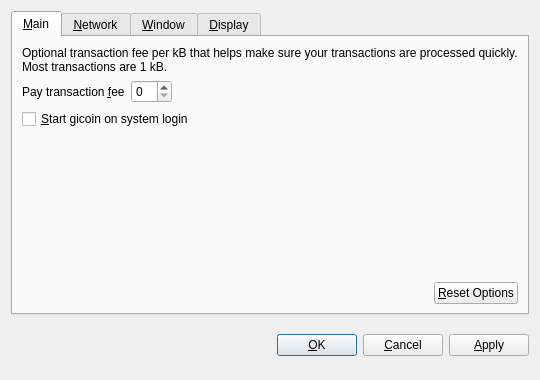
<?xml version="1.0" encoding="UTF-8"?>
<ui version="4.0">
 <class>OptionsDialog</class>
 <widget class="QDialog" name="OptionsDialog">
  <property name="geometry">
   <rect>
    <x>0</x>
    <y>0</y>
    <width>540</width>
    <height>380</height>
   </rect>
  </property>
  <property name="windowTitle">
   <string>Options</string>
  </property>
  <property name="modal">
   <bool>true</bool>
  </property>
  <layout class="QVBoxLayout" name="verticalLayout">
   <item>
    <widget class="QTabWidget" name="tabWidget">
     <property name="tabPosition">
      <enum>QTabWidget::North</enum>
     </property>
     <property name="currentIndex">
      <number>0</number>
     </property>
     <widget class="QWidget" name="tabMain">
      <attribute name="title">
       <string>&amp;Main</string>
      </attribute>
      <layout class="QVBoxLayout" name="verticalLayout_Main">
       <item>
        <widget class="QLabel" name="transactionFeeInfoLabel">
         <property name="text">
          <string>Optional transaction fee per kB that helps make sure your transactions are processed quickly. Most transactions are 1 kB.</string>
         </property>
         <property name="textFormat">
          <enum>Qt::PlainText</enum>
         </property>
         <property name="wordWrap">
          <bool>true</bool>
         </property>
        </widget>
       </item>
       <item>
        <layout class="QHBoxLayout" name="horizontalLayout_1_Main">
         <item>
          <widget class="QLabel" name="transactionFeeLabel">
           <property name="text">
            <string>Pay transaction &amp;fee</string>
           </property>
           <property name="textFormat">
            <enum>Qt::PlainText</enum>
           </property>
           <property name="buddy">
            <cstring>transactionFee</cstring>
           </property>
          </widget>
         </item>
         <item>
          <widget class="BitcoinAmountField" name="transactionFee"/>
         </item>
         <item>
          <spacer name="horizontalSpacer_1_Main">
           <property name="orientation">
            <enum>Qt::Horizontal</enum>
           </property>
           <property name="sizeHint" stdset="0">
            <size>
             <width>40</width>
             <height>20</height>
            </size>
           </property>
          </spacer>
         </item>
        </layout>
       </item>
       <item>
        <widget class="QCheckBox" name="bitcoinAtStartup">
         <property name="toolTip">
          <string>Automatically start gicoin after logging in to the system.</string>
         </property>
         <property name="text">
          <string>&amp;Start gicoin on system login</string>
         </property>
        </widget>
       </item>
       <item>
        <spacer name="verticalSpacer_Main">
         <property name="orientation">
          <enum>Qt::Vertical</enum>
         </property>
         <property name="sizeHint" stdset="0">
          <size>
           <width>20</width>
           <height>40</height>
          </size>
         </property>
        </spacer>
       </item>
       <item>
        <layout class="QHBoxLayout" name="horizontalLayout_2_Main">
         <item>
          <spacer name="horizontalSpacer_2_Main">
           <property name="orientation">
            <enum>Qt::Horizontal</enum>
           </property>
           <property name="sizeHint" stdset="0">
            <size>
             <width>40</width>
             <height>20</height>
            </size>
           </property>
          </spacer>
         </item>
         <item>
          <widget class="QPushButton" name="resetButton">
           <property name="toolTip">
            <string>Reset all client options to default.</string>
           </property>
           <property name="text">
            <string>&amp;Reset Options</string>
           </property>
           <property name="autoDefault">
            <bool>false</bool>
           </property>
          </widget>
         </item>
        </layout>
       </item>
      </layout>
     </widget>
     <widget class="QWidget" name="tabNetwork">
      <attribute name="title">
       <string>&amp;Network</string>
      </attribute>
      <layout class="QVBoxLayout" name="verticalLayout_Network">
       <item>
        <widget class="QCheckBox" name="mapPortUpnp">
         <property name="toolTip">
          <string>Automatically open the gicoin client port on the router. This only works when your router supports UPnP and it is enabled.</string>
         </property>
         <property name="text">
          <string>Map port using &amp;UPnP</string>
         </property>
        </widget>
       </item>
       <item>
        <widget class="QCheckBox" name="connectSocks">
         <property name="toolTip">
          <string>Connect to the gicoin network through a SOCKS proxy (e.g. when connecting through Tor).</string>
         </property>
         <property name="text">
          <string>&amp;Connect through SOCKS proxy:</string>
         </property>
        </widget>
       </item>
       <item>
        <layout class="QHBoxLayout" name="horizontalLayout_Network">
         <item>
          <widget class="QLabel" name="proxyIpLabel">
           <property name="text">
            <string>Proxy &amp;IP:</string>
           </property>
           <property name="textFormat">
            <enum>Qt::PlainText</enum>
           </property>
           <property name="buddy">
            <cstring>proxyIp</cstring>
           </property>
          </widget>
         </item>
         <item>
          <widget class="QValidatedLineEdit" name="proxyIp">
           <property name="maximumSize">
            <size>
             <width>140</width>
             <height>16777215</height>
            </size>
           </property>
           <property name="toolTip">
            <string>IP address of the proxy (e.g. 127.0.0.1)</string>
           </property>
          </widget>
         </item>
         <item>
          <widget class="QLabel" name="proxyPortLabel">
           <property name="text">
            <string>&amp;Port:</string>
           </property>
           <property name="textFormat">
            <enum>Qt::PlainText</enum>
           </property>
           <property name="buddy">
            <cstring>proxyPort</cstring>
           </property>
          </widget>
         </item>
         <item>
          <widget class="QLineEdit" name="proxyPort">
           <property name="maximumSize">
            <size>
             <width>55</width>
             <height>16777215</height>
            </size>
           </property>
           <property name="toolTip">
            <string>Port of the proxy (e.g. 9050)</string>
           </property>
          </widget>
         </item>
         <item>
          <widget class="QLabel" name="socksVersionLabel">
           <property name="text">
            <string>SOCKS &amp;Version:</string>
           </property>
           <property name="textFormat">
            <enum>Qt::PlainText</enum>
           </property>
           <property name="buddy">
            <cstring>socksVersion</cstring>
           </property>
          </widget>
         </item>
         <item>
          <widget class="QValueComboBox" name="socksVersion">
           <property name="toolTip">
            <string>SOCKS version of the proxy (e.g. 5)</string>
           </property>
          </widget>
         </item>
         <item>
          <spacer name="horizontalSpacer_Network">
           <property name="orientation">
            <enum>Qt::Horizontal</enum>
           </property>
           <property name="sizeHint" stdset="0">
            <size>
             <width>40</width>
             <height>20</height>
            </size>
           </property>
          </spacer>
         </item>
        </layout>
       </item>
       <item>
        <spacer name="verticalSpacer_Network">
         <property name="orientation">
          <enum>Qt::Vertical</enum>
         </property>
         <property name="sizeHint" stdset="0">
          <size>
           <width>20</width>
           <height>40</height>
          </size>
         </property>
        </spacer>
       </item>
      </layout>
     </widget>
     <widget class="QWidget" name="tabWindow">
      <attribute name="title">
       <string>&amp;Window</string>
      </attribute>
      <layout class="QVBoxLayout" name="verticalLayout_Window">
       <item>
        <widget class="QCheckBox" name="minimizeToTray">
         <property name="toolTip">
          <string>Show only a tray icon after minimizing the window.</string>
         </property>
         <property name="text">
          <string>&amp;Minimize to the tray instead of the taskbar</string>
         </property>
        </widget>
       </item>
       <item>
        <widget class="QCheckBox" name="minimizeOnClose">
         <property name="toolTip">
          <string>Minimize instead of exit the application when the window is closed. When this option is enabled, the application will be closed only after selecting Quit in the menu.</string>
         </property>
         <property name="text">
          <string>M&amp;inimize on close</string>
         </property>
        </widget>
       </item>
       <item>
        <spacer name="verticalSpacer_Window">
         <property name="orientation">
          <enum>Qt::Vertical</enum>
         </property>
         <property name="sizeHint" stdset="0">
          <size>
           <width>20</width>
           <height>40</height>
          </size>
         </property>
        </spacer>
       </item>
      </layout>
     </widget>
     <widget class="QWidget" name="tabDisplay">
      <attribute name="title">
       <string>&amp;Display</string>
      </attribute>
      <layout class="QVBoxLayout" name="verticalLayout_Display">
       <item>
        <layout class="QHBoxLayout" name="horizontalLayout_1_Display">
         <item>
          <widget class="QLabel" name="langLabel">
           <property name="text">
            <string>User Interface &amp;language:</string>
           </property>
           <property name="textFormat">
            <enum>Qt::PlainText</enum>
           </property>
           <property name="buddy">
            <cstring>lang</cstring>
           </property>
          </widget>
         </item>
         <item>
          <widget class="QValueComboBox" name="lang">
           <property name="toolTip">
            <string>The user interface language can be set here. This setting will take effect after restarting gicoin.</string>
           </property>
          </widget>
         </item>
        </layout>
       </item>
       <item>
        <layout class="QHBoxLayout" name="horizontalLayout_2_Display">
         <item>
          <widget class="QLabel" name="unitLabel">
           <property name="text">
            <string>&amp;Unit to show amounts in:</string>
           </property>
           <property name="textFormat">
            <enum>Qt::PlainText</enum>
           </property>
           <property name="buddy">
            <cstring>unit</cstring>
           </property>
          </widget>
         </item>
         <item>
          <widget class="QValueComboBox" name="unit">
           <property name="toolTip">
            <string>Choose the default subdivision unit to show in the interface and when sending coins.</string>
           </property>
          </widget>
         </item>
        </layout>
       </item>
       <item>
        <widget class="QCheckBox" name="displayAddresses">
         <property name="toolTip">
          <string>Whether to show gicoin addresses in the transaction list or not.</string>
         </property>
         <property name="text">
          <string>&amp;Display addresses in transaction list</string>
         </property>
        </widget>
       </item>
       <item>
        <widget class="QCheckBox" name="coinControlFeatures">
         <property name="toolTip">
          <string>Whether to show coin control features or not.</string>
         </property>
         <property name="text">
          <string>Display coin &amp;control features (experts only!)</string>
         </property>
        </widget>
       </item>
       <item>
        <spacer name="verticalSpacer_Display">
         <property name="orientation">
          <enum>Qt::Vertical</enum>
         </property>
         <property name="sizeHint" stdset="0">
          <size>
           <width>20</width>
           <height>40</height>
          </size>
         </property>
        </spacer>
       </item>
      </layout>
     </widget>
    </widget>
   </item>
   <item>
    <layout class="QHBoxLayout" name="horizontalLayout_Buttons">
     <item>
      <spacer name="horizontalSpacer_1">
       <property name="orientation">
        <enum>Qt::Horizontal</enum>
       </property>
       <property name="sizeHint" stdset="0">
        <size>
         <width>40</width>
         <height>48</height>
        </size>
       </property>
      </spacer>
     </item>
     <item>
      <widget class="QLabel" name="statusLabel">
       <property name="font">
        <font>
         <weight>75</weight>
         <bold>true</bold>
        </font>
       </property>
       <property name="text">
        <string/>
       </property>
       <property name="textFormat">
        <enum>Qt::PlainText</enum>
       </property>
       <property name="wordWrap">
        <bool>true</bool>
       </property>
      </widget>
     </item>
     <item>
      <spacer name="horizontalSpacer_2">
       <property name="orientation">
        <enum>Qt::Horizontal</enum>
       </property>
       <property name="sizeHint" stdset="0">
        <size>
         <width>40</width>
         <height>48</height>
        </size>
       </property>
      </spacer>
     </item>
     <item>
      <widget class="QPushButton" name="okButton">
       <property name="text">
        <string>&amp;OK</string>
       </property>
      </widget>
     </item>
     <item>
      <widget class="QPushButton" name="cancelButton">
       <property name="text">
        <string>&amp;Cancel</string>
       </property>
       <property name="autoDefault">
        <bool>false</bool>
       </property>
      </widget>
     </item>
     <item>
      <widget class="QPushButton" name="applyButton">
       <property name="text">
        <string>&amp;Apply</string>
       </property>
       <property name="autoDefault">
        <bool>false</bool>
       </property>
      </widget>
     </item>
    </layout>
   </item>
  </layout>
 </widget>
 <customwidgets>
  <customwidget>
   <class>BitcoinAmountField</class>
   <extends>QSpinBox</extends>
   <header>bitcoinamountfield.h</header>
  </customwidget>
  <customwidget>
   <class>QValueComboBox</class>
   <extends>QComboBox</extends>
   <header>qvaluecombobox.h</header>
  </customwidget>
  <customwidget>
   <class>QValidatedLineEdit</class>
   <extends>QLineEdit</extends>
   <header>qvalidatedlineedit.h</header>
  </customwidget>
 </customwidgets>
 <resources/>
 <connections/>
</ui>
